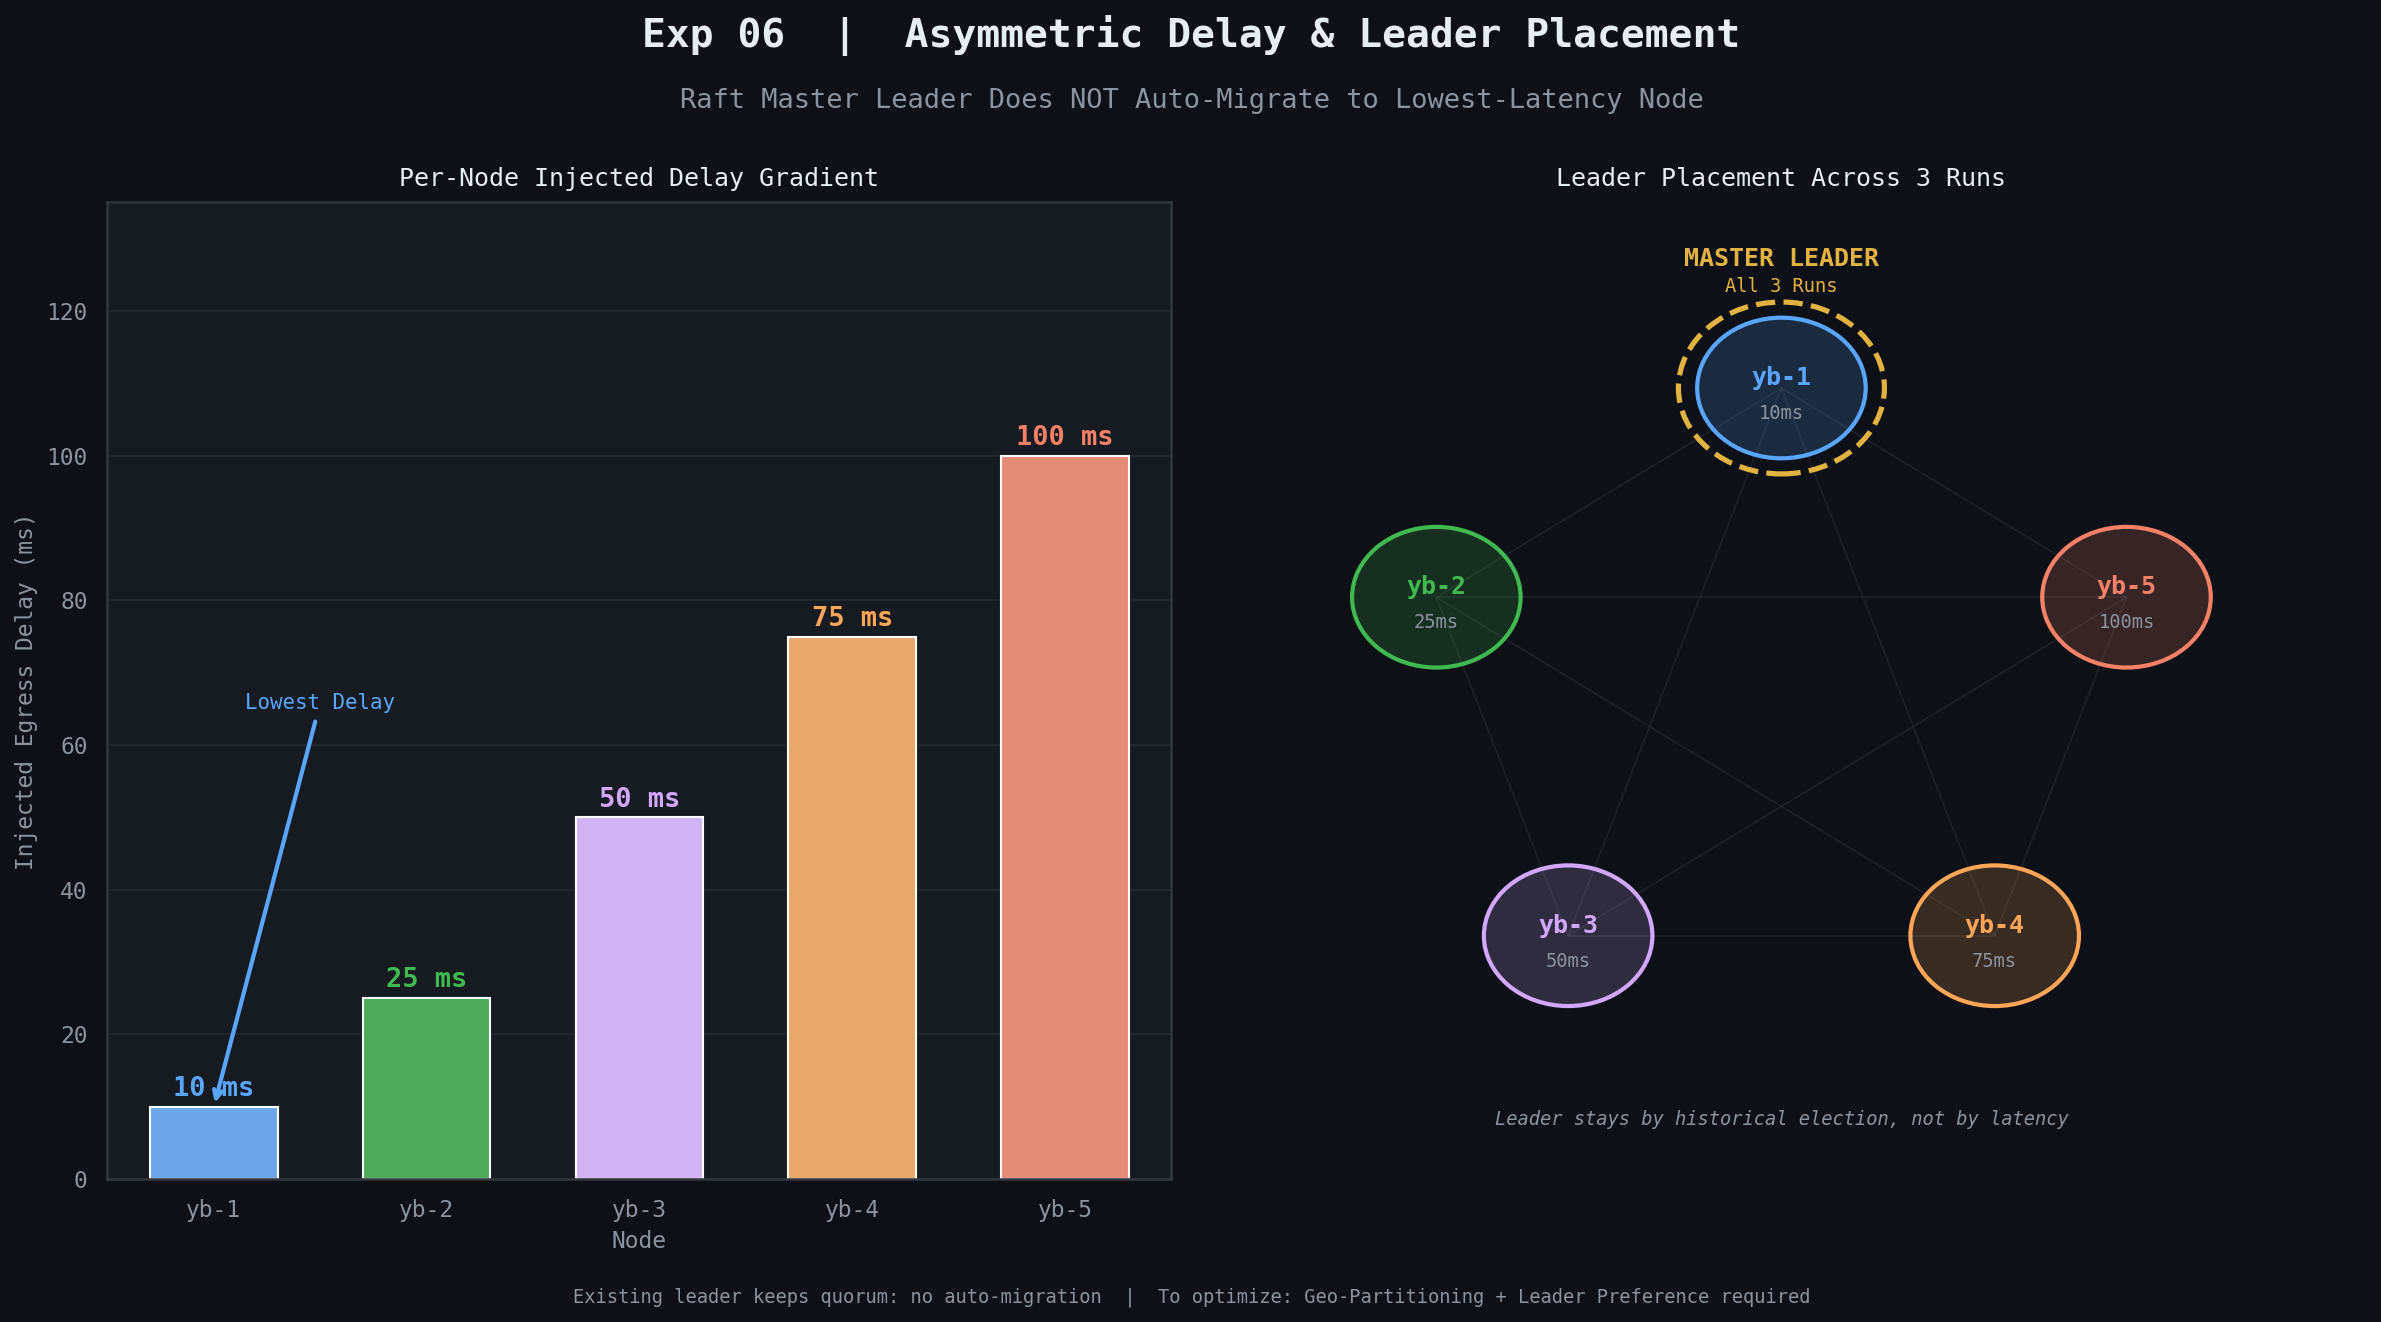

Reproduce this figure in Python.
"""Exp 06 — Asymmetric Delay & Leader Placement"""
import seaborn as sns
import matplotlib.pyplot as plt
import pandas as pd
import numpy as np

BG, PANEL = '#0d1117', '#161b22'
TEXT, MUTED, BORDER = '#e6edf3', '#8b949e', '#30363d'
PALETTE5 = ['#58a6ff', '#3fb950', '#d2a8ff', '#ffa657', '#f78166']
GOLD = '#e3b341'

RC = {
    'axes.facecolor': PANEL, 'figure.facecolor': BG,
    'axes.edgecolor': BORDER, 'grid.color': '#21262d',
    'text.color': TEXT, 'axes.labelcolor': MUTED,
    'xtick.color': MUTED, 'ytick.color': MUTED,
    'legend.facecolor': PANEL, 'legend.edgecolor': BORDER,
    'legend.labelcolor': TEXT, 'axes.unicode_minus': False,
    'font.family': 'monospace', 'font.size': 11,
}
sns.set_theme(style='darkgrid', palette=PALETTE5, rc=RC)

nodes  = ['yb-1', 'yb-2', 'yb-3', 'yb-4', 'yb-5']
delays = [10, 25, 50, 75, 100]
df = pd.DataFrame({'Node': nodes, 'Delay (ms)': delays})

fig, (ax_bar, ax_top) = plt.subplots(1, 2, figsize=(16, 9), facecolor=BG,
                                      gridspec_kw={'width_ratios': [1, 1.1]})
fig.text(0.5, 0.96, 'Exp 06  |  Asymmetric Delay & Leader Placement',
         ha='center', fontsize=19, fontweight='bold', color=TEXT)
fig.text(0.5, 0.915, 'Raft Master Leader Does NOT Auto-Migrate to Lowest-Latency Node',
         ha='center', fontsize=13, color=MUTED)

ax_bar.set_facecolor(PANEL)
for sp in ax_bar.spines.values(): sp.set_edgecolor(BORDER)
sns.barplot(data=df, x='Node', y='Delay (ms)', hue='Node',
            palette=PALETTE5, ax=ax_bar, dodge=False, legend=False, width=0.6)
for p, d, c in zip(ax_bar.patches, delays, PALETTE5):
    ax_bar.text(p.get_x() + p.get_width() / 2, d + 1.5,
                f'{d} ms', ha='center', fontsize=13, fontweight='bold', color=c)
ax_bar.annotate('Lowest Delay', xy=(0, 10), xytext=(0.5, 65),
                arrowprops=dict(arrowstyle='->', color=PALETTE5[0], lw=2),
                ha='center', fontsize=10, color=PALETTE5[0])
ax_bar.set_ylim(0, 135)
ax_bar.set_xlabel('Node', color=MUTED, fontsize=11)
ax_bar.set_ylabel('Injected Egress Delay (ms)', color=MUTED, fontsize=11)
ax_bar.set_title('Per-Node Injected Delay Gradient', color=TEXT, fontsize=12, pad=8)

ax_top.set_facecolor(PANEL)
for sp in ax_top.spines.values(): sp.set_edgecolor(BORDER)
ax_top.set_xlim(0, 10); ax_top.set_ylim(0, 10)
ax_top.axis('off')
ax_top.set_title('Leader Placement Across 3 Runs', color=TEXT, fontsize=12, pad=8)

angles = np.linspace(np.pi / 2, np.pi / 2 + 2 * np.pi, 5, endpoint=False)
cx, cy, r = 5, 5, 3.1
nxy = [(cx + r * np.cos(a), cy + r * np.sin(a)) for a in angles]

for i, j in [(i, j) for i in range(5) for j in range(i + 1, 5)]:
    ax_top.plot([nxy[i][0], nxy[j][0]], [nxy[i][1], nxy[j][1]],
                '-', color=BORDER, lw=0.8, alpha=0.45, zorder=0)

for i, ((nx, ny), c, nd, dl) in enumerate(zip(nxy, PALETTE5, nodes, delays)):
    ax_top.add_patch(plt.Circle((nx, ny), 0.72, color=c, alpha=0.18))
    ax_top.add_patch(plt.Circle((nx, ny), 0.72, fill=False, edgecolor=c, lw=2))
    ax_top.text(nx, ny + 0.1, nd, ha='center', va='center',
                fontsize=12, fontweight='bold', color=c)
    ax_top.text(nx, ny - 0.32, f'{dl}ms', ha='center', fontsize=9, color=MUTED)

lx, ly = nxy[0]
ax_top.add_patch(plt.Circle((lx, ly), 0.88, fill=False, edgecolor=GOLD, lw=2.5, ls='--'))
ax_top.text(lx, ly + 1.25, 'MASTER LEADER', ha='center',
            fontsize=12, color=GOLD, fontweight='bold')
ax_top.text(lx, ly + 0.98, 'All 3 Runs', ha='center', fontsize=9, color=GOLD)
ax_top.text(5, 0.55, 'Leader stays by historical election, not by latency',
            ha='center', fontsize=9, color=MUTED, style='italic')

fig.text(0.5, 0.03,
    'Existing leader keeps quorum: no auto-migration  |  To optimize: Geo-Partitioning + Leader Preference required',
    ha='center', fontsize=9, color=MUTED)

plt.tight_layout(rect=[0, 0.05, 1, 0.89])
plt.savefig('phase6_leader_placement.png', dpi=150, bbox_inches='tight', facecolor=BG)
plt.show()
print("Saved: phase6_leader_placement.png")
